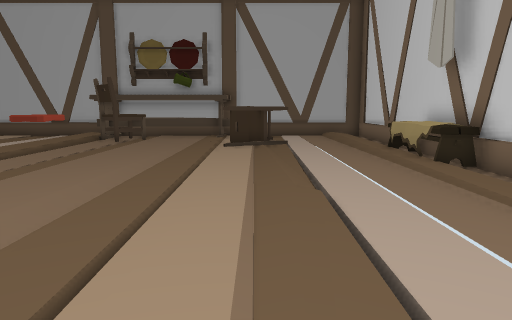
[1] (above)

12 first-person views from a walk through a Unity game level. The camera is 1.4 m above the floor, tilts 8° down and sees 70° across. The floor is counted in squares, 1 m on a side. Each view is taken from the middle of a square. On the plan, view 1 faces up. The plan holds only what a view shows up to about 16 squares ahead; the rest is blank.

[2]
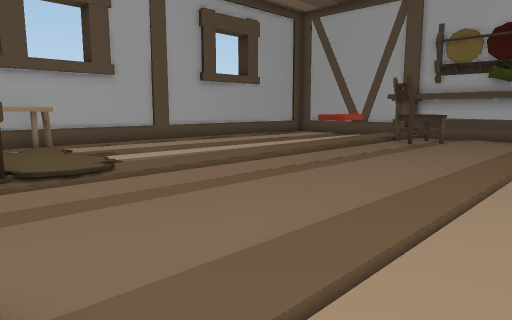

[3]
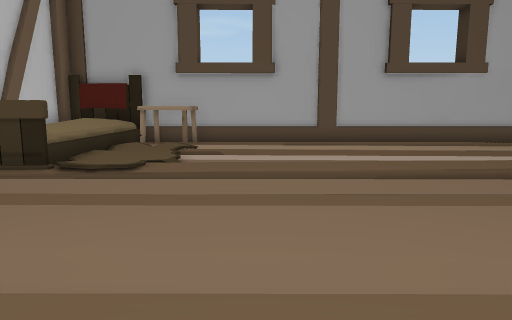

[4]
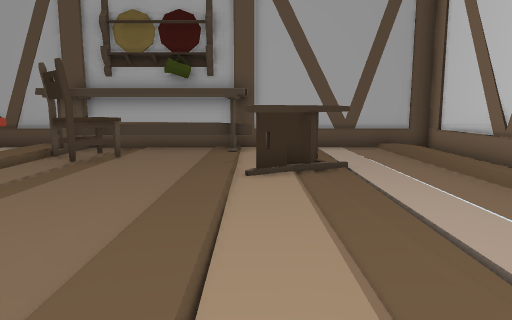

[5]
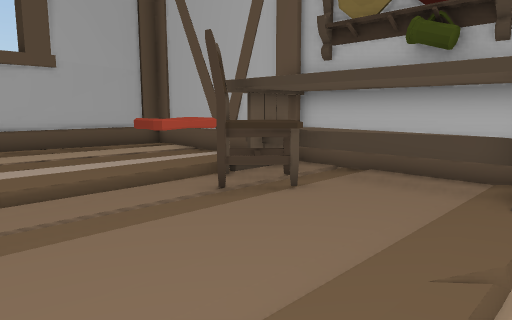

[6]
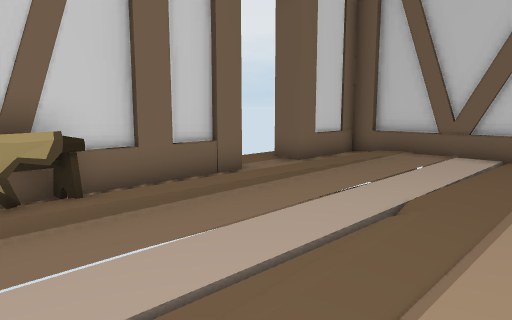

[7]
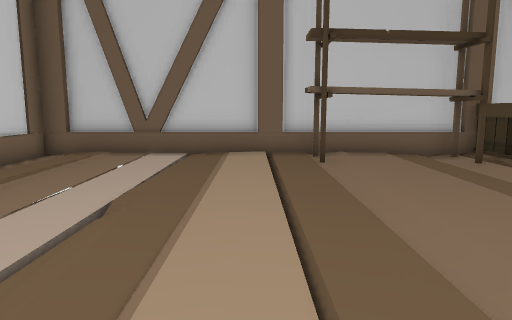

[8]
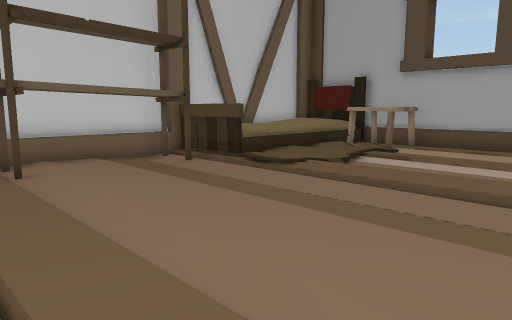

[9]
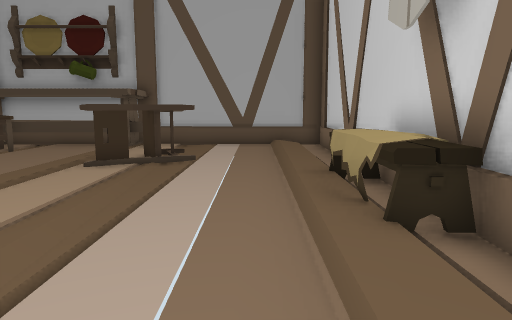

[10]
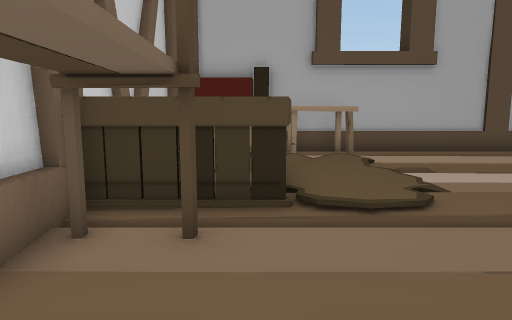

[11]
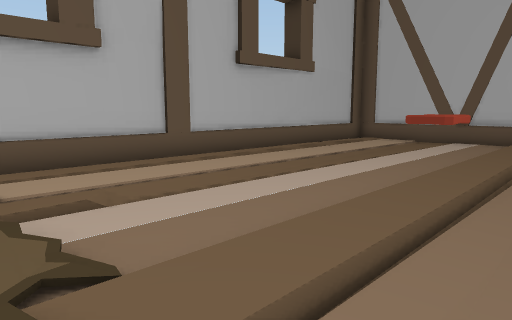

[12]
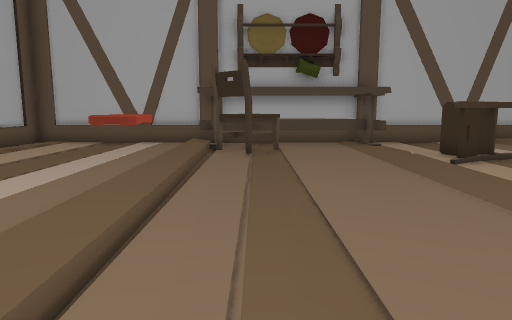

### Floor plan
Key: @ floor where view 1 was taken; # wall or solid block; x gap in a wall; . main floor; : floor 0.25 m higher than the main floor; - floor 0.25 m lower than the main floor; / step, stairs or slope; = window, fence, low wall or low ledge; ^ raised ledge; O other object.
Columns run from 15 left of view 1 to 7 right of it. Each row starts with its distance up from view 1.
 20 #########====##==##=##
 19 ^...^^.###===##....:.#
 18 ^...^^.###...#.....:.#
 17 ^...^#.:OOO........:.#
 16 #......:.O.....OO..:.#
 15 #......:.-.....OO..:.#
 14 #......:.-....OO...:.#
 13 #..//..:.-.........:.#
 12 #.../..:...........x^#
 11 #..................=^#
 10 #..................x^#
  9 #...-..............=^#
  8 #...-.............../#
  7 #...-.........../.../#
  6 #...-.........../.../#
  5 ^^/////........./.../#
  4 ^^^:::::......../....-.
  3 ^^^:.::/......../....-.
  2 #^^^^^^^......../....#x
  1 #^ ^^^^^#......./....^
  0 #      ^....#..@/...##
 -1 ################^#####

Where each view was taken, in squares from view 1:
view 1: 0 up, 0 right, facing up
view 2: 1 up, 0 right, facing up-left
view 3: 7 up, 0 right, facing left
view 4: 6 up, 1 left, facing up
view 5: 12 up, 1 left, facing up-left
view 6: 11 up, 1 left, facing down-right
view 7: 11 up, 1 left, facing down
view 8: 10 up, 1 left, facing down-left
view 9: 5 up, 3 right, facing up
view 10: 2 up, 3 left, facing left
view 11: 4 up, 6 left, facing up-left
view 12: 5 up, 6 left, facing up
